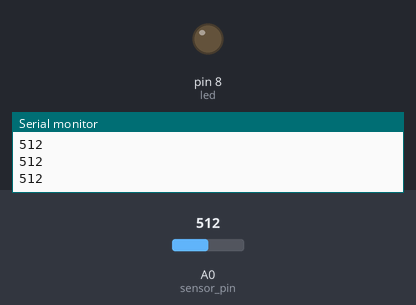
The sketch below on a simulated Arduino Uno, built with avr-gcc and run on an emulated ATmega328P. Parts: output pins drawn as LEDs (lit = HIGH), the last lines printed to the serial monitor. Inputs (shaded band) come from the test bench; at power-on: A0 (sensor_pin) = 512.

Above: at 1.3 s.
1.4 s: A0 (sensor_pin) set to 486
At 2.6 s:
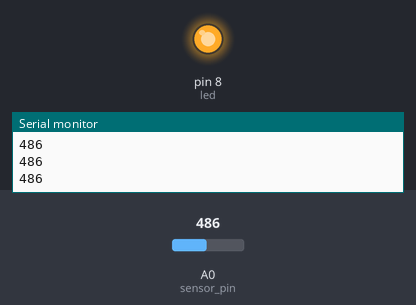
3.5 s: A0 (sensor_pin) set to 510
At 5.2 s:
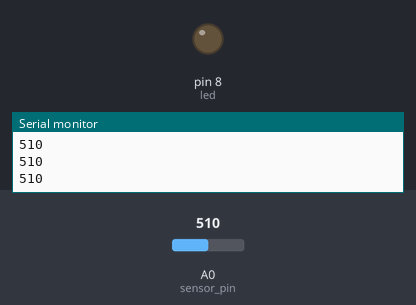
5.5 s: A0 (sensor_pin) set to 490
At 6.9 s:
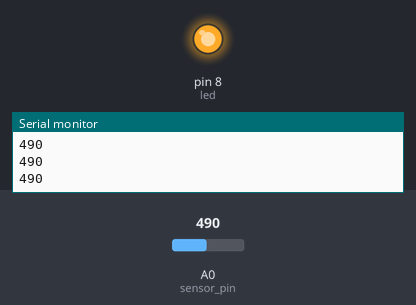
Timing chart, 0 to 8.5 s (numbered marks = the images above; inputs shaded):
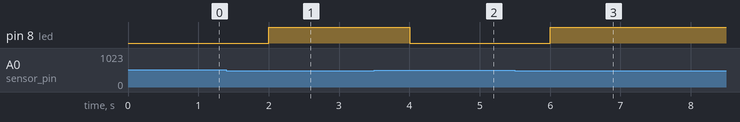

Measured:
- the behaviour switches between 500 and 499 on A0 (sensor_pin) (found by bisection; images 0 and 1)
- after the input at 1.4 s, pin 8 (led): LOW → HIGH after 0.60 s
- after the input at 3.5 s, pin 8 (led): HIGH → LOW after 0.50 s
- after the input at 5.5 s, pin 8 (led): LOW → HIGH after 0.50 s

The sketch:

PhotoresistorNightlight.ino
```cpp
const int sensor_pin = A0;
const int led = 8;
int sensor;
const int threshold = 500;

void setup() {
  pinMode(led, OUTPUT);
  Serial.begin(9600);
}

void loop() {
  sensor = analogRead(sensor_pin);
  Serial.println(sensor);
  delay(500);
  if (sensor<threshold) { /* test if lights are on */
    digitalWrite(led, HIGH);
  }
  else {
    digitalWrite(led, LOW);
  }
}
```
